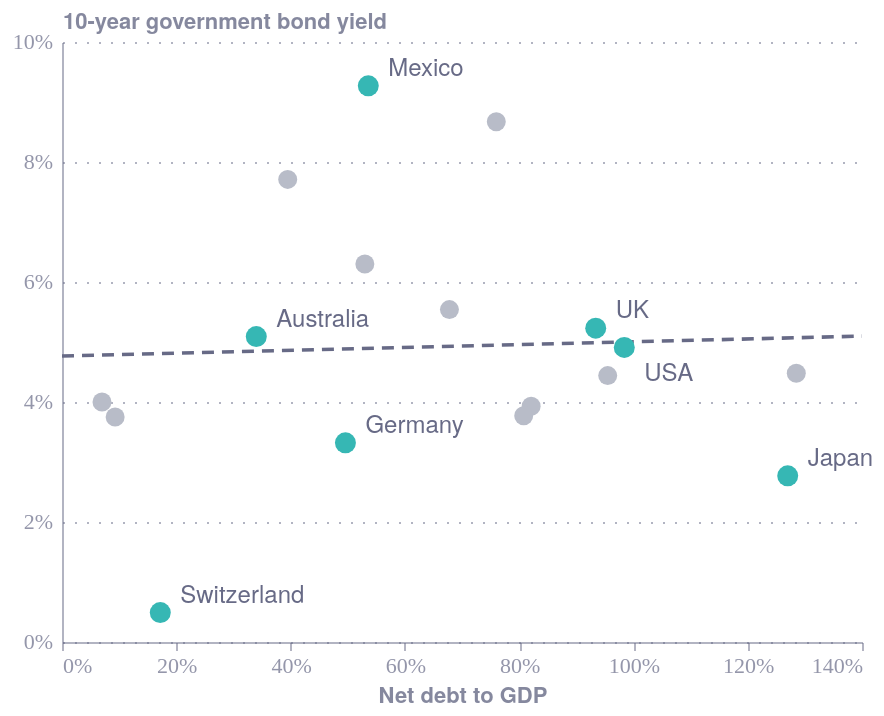

The notebook cell saved with this chart:
### Code cell
import pandas as pd
import altair as alt
from scipy import stats
from ecostyles import EcoStyles

styles = EcoStyles(); styles.register_and_enable_theme()

NAME = "debt_and_bond_yields_2026"   # new name so the original debt_and_bond_yields files aren't overwritten
HIGHLIGHT = ["USA", "GBR", "JPN", "DEU", "AUS", "CHE", "MEX"]
NAMES = {"USA": "United States", "GBR": "UK", "JPN": "Japan", "DEU": "Germany", "AUS": "Australia",
         "CHE": "Switzerland", "MEX": "Mexico", "FRA": "France", "ITA": "Italy", "CAN": "Canada",
         "KOR": "South Korea", "IDN": "Indonesia", "ZAF": "South Africa", "ESP": "Spain", "BEL": "Belgium",
         "PRT": "Portugal", "NLD": "Netherlands", "CZE": "Czechia", "POL": "Poland", "HUN": "Hungary",
         "IRL": "Ireland", "AUT": "Austria"}
SHORT = {"USA": "USA", "GBR": "UK", "JPN": "Japan", "DEU": "Germany", "AUS": "Australia",
         "CHE": "Switzerland", "MEX": "Mexico"}                      # chart labels for the highlighted economies

# ---- 1. Net debt: IMF WEO, 2026 (general government net debt, % of GDP) ----
net_debt = {
    "USA": 98.4,  "GBR": 93.4,  "JPN": 127.0, "DEU": 49.6,  "AUS": 34.0,  "CHE": 17.2,
    "MEX": 53.6,  "FRA": 111.3, "ITA": 128.5, "CAN": 9.3,   "KOR": 7.0,   "IDN": 39.5,
    "ZAF": 76.0,  "ESP": 82.1,  "BEL": 95.5,  "PRT": 80.8,  "NLD": 37.4,  "CZE": 31.3,
    "POL": 53.0,  "HUN": 67.8,  "IRL": 22.5,  "AUT": 65.3,
}
debt = (pd.Series(net_debt, name="net_debt_gdp")
        .rename_axis("iso3").reset_index())

# ---- 2. Yields: LSEG, 10-year benchmark, 3 Nov 2026 ----
yld = pd.Series({
    "USA": 4.91, "GBR": 5.23, "JPN": 2.77, "DEU": 3.32, "AUS": 5.09, "CHE": 0.49,
    "MEX": 9.27, "FRA": None, "ITA": 4.48, "CAN": 3.75, "KOR": 4.00, "IDN": 7.71,
    "ZAF": 8.67, "ESP": 3.93, "BEL": 4.44, "PRT": 3.77, "NLD": None, "CZE": None,
    "POL": 6.30, "HUN": 5.54, "IRL": None, "AUT": None,   # fill the five None values
}, name="yield_10y").rename_axis("iso3").reset_index()

df = yld.merge(debt, on="iso3", how="left")
missing = df[df["yield_10y"].isna() | df["net_debt_gdp"].isna()]
if len(missing):
    print("Dropped for now (missing yield or net debt):", missing["iso3"].tolist())
df = df.dropna(subset=["net_debt_gdp", "yield_10y"]).copy()
df["country"] = df["iso3"].map(NAMES)
n = len(df)

# ---- 3. Regression: kept for the dashed line and for the text under the chart, not drawn on the chart ----
def ols(d):
    r = stats.linregress(d["net_debt_gdp"], d["yield_10y"])
    return r, r.rvalue ** 2

res, r2 = ols(df)
res_xj, r2_xj = ols(df[df["iso3"] != "JPN"])
print(f"All:             n={n}  R2={r2:.2f}  slope={res.slope:.3f}  p={res.pvalue:.2f}")
print(f"Excluding Japan: n={n-1}  R2={r2_xj:.2f}  slope={res_xj.slope:.3f}  p={res_xj.pvalue:.2f}")

fit = pd.DataFrame({"net_debt_gdp": [0.0, 140.0]})
fit["fit"] = res.intercept + res.slope * fit["net_debt_gdp"]

# One frame per layer, only the columns it needs
cols = ["net_debt_gdp", "yield_10y", "country"]
focus_df = df[df["iso3"].isin(HIGHLIGHT)][cols].assign(label=lambda t: df.loc[t.index, "iso3"].map(SHORT)).reset_index(drop=True)
focus_df["group"] = "focus"
others_df = df[~df["iso3"].isin(HIGHLIGHT)][cols].reset_index(drop=True)

# ---- 4. Chart ----
GREY = "#B8BCC8"      # the one explicit colour: the other economies are context, the theme palette has no grey
x = alt.X("net_debt_gdp:Q", title="Net debt to GDP", scale=alt.Scale(domain=[0, 140], nice=False),
          axis=alt.Axis(values=[0, 20, 40, 60, 80, 100, 120, 140], labelExpr="datum.value + '%'", grid=False))
def yenc(field):       # same title, scale and axis in every layer so Altair merges them into one axis
    return alt.Y(f"{field}:Q", title="10-year government bond yield", scale=alt.Scale(domain=[0, 10], nice=False),
                 axis=alt.Axis(values=[0, 2, 4, 6, 8, 10], labelExpr="datum.value + '%'"))
y = yenc("yield_10y")
tip = [alt.Tooltip("country:N", title="Economy"),
       alt.Tooltip("net_debt_gdp:Q", format=".0f", title="Net debt (% of GDP)"),
       alt.Tooltip("yield_10y:Q", format=".2f", title="10-year yield (%)")]

fit_line = alt.Chart(fit).mark_line(strokeDash=[6, 4], strokeWidth=1.8, color="#676A86").encode(
    x=x, y=yenc("fit"))

others = alt.Chart(others_df).mark_circle(size=90, opacity=1, color=GREY).encode(x=x, y=y, tooltip=tip)

focus = alt.Chart(focus_df).mark_circle(size=110, opacity=1).encode(
    x=x, y=y, color=alt.Color("group:N", legend=None), tooltip=tip)                      # theme palette

def label_layer(sub, dy):
    return alt.Chart(sub).mark_text(align="left", baseline="middle", dx=10, dy=dy, fontSize=12, color="#676A86").encode(
        x=x, y=y, text="label:N")
BELOW = ["USA"]                                                   # labels placed under the point
labels = label_layer(focus_df[~focus_df["label"].isin(BELOW)], -9) + label_layer(focus_df[focus_df["label"].isin(BELOW)], 13)

caption = alt.Title(
    text="Source: IMF, World Economic Outlook (general government net debt, 2026); LSEG (10-year benchmark yields, 3 November 2026)",
    subtitle=["Net debt to GDP against 10-year government bond yields, selected economies. Dashed line = linear trend across all economies shown."],
    orient="bottom", anchor="start", fontSize=11, subtitleFontSize=10,
    color="#676A86", subtitleColor="#676A86", dy=12)

chart = alt.layer(fit_line, others, focus, labels).properties(width=400, height=300).configure(
    background="white", font="Circular Std, Helvetica Neue, Helvetica, Arial, sans-serif").configure_view(
    fill="transparent", stroke="transparent")

styles.save(chart, path=".", name=NAME, svg=True)
chart.save(f"{NAME}.png", scale_factor=2)
chart.save(f"{NAME}.html")
chart

### Figure 1 — Vega-Lite specification as saved in the notebook (floating-point values rounded to 4 significant figures)
{"config": {"font": "Circular Std, Helvetica Neue, Helvetica, Arial, sans-serif", "text": {"color": "#676A86", "align": "left", "baseline": "middle", "dx": 7, "dy": 0, "fontSize": 11}, "view": {"stroke": "transparent", "continuousWidth": 400, "continuousHeight": 300, "discreteWidth": 400, "discreteHeight": 300, "fill": "transparent"}, "range": {"category": ["#36B7B4", "#E6224B", "#F4C245", "#0063AF", "#00A767", "#179FDB", "#EB5C2E"], "diverging": ["#E6224B", "#E54753", "#C9C9C9", "#179FDB", "#122B39"], "heatmap": ["#C9C9C9", "#179FDB", "#0063AF", "#122B39"], "ordinal": ["#00A767", "#36B7B4", "#179FDB", "#0063AF", "#243B5A"]}, "bar": {"color": "#179fdb"}, "line": {"color": "#e6224b"}, "rule": {"color": "#676A86"}, "area": {"opacity": 0.3}, "point": {"filled": true, "size": 80, "color": "#e6224b", "opacity": 0.95}, "geoshape": {"stroke": "white", "strokeWidth": 0.3}, "rect": {"fill": "#d6d4d4", "opacity": 0.3}, "axis": {"labelColor": "#676A86", "labelFontSize": 11, "labelFont": "Circular Std", "labelOpacity": 0.7, "tickColor": "#676A86", "tickOpacity": 0.5, "domainColor": "#676A86", "domainOpacity": 0.5, "gridColor": "#676A86", "gridDash": [2, 2], "gridOpacity": 0.5, "title": null, "titleColor": "#676A86", "titleOpacity": 0.8, "tickSize": 4}, "axisXDiscrete": {"grid": false, "labelAngle": 0, "tickCount": 10, "tickOpacity": 0.5, "title": null}, "axisYDiscrete": {"ticks": false, "labelPadding": 5}, "axisXTemporal": {"grid": false, "ticks": true}, "axisXQuantitative": {"grid": true}, "axisYQuantitative": {"gridColor": "#676A86", "gridDash": [1, 5], "gridOpacity": 0.5, "ticks": false, "labelPadding": 5, "tickCount": 8, "titleAngle": 0, "titleAlign": "left", "titleBaseline": "bottom", "titleX": 0, "titleY": -5}, "title": {"color": "#676A86E6", "subtitleColor": "#676A86", "font": "Circular Std", "subtitleFont": "Circular Std", "anchor": "start", "fontSize": 14, "subtitleFontSize": 12, "subtitlePadding": 4, "offset": 0, "frame": "group"}, "legend": {"titleColor": "#122b39", "title": null, "labelColor": "#122b39", "labelFontSize": 11}, "background": "white"}, "layer": [{"data": {"name": "data-8083ae706d5084df5a6389e74f02eec0"}, "mark": {"type": "line", "color": "#676A86", "strokeDash": [6, 4], "strokeWidth": 1.8}, "encoding": {"x": {"axis": {"grid": false, "labelExpr": "datum.value + '%'", "values": [0, 20, 40, 60, 80, 100, 120, 140]}, "field": "net_debt_gdp", "scale": {"domain": [0, 140], "nice": false}, "title": "Net debt to GDP", "type": "quantitative"}, "y": {"axis": {"labelExpr": "datum.value + '%'", "values": [0, 2, 4, 6, 8, 10]}, "field": "fit", "scale": {"domain": [0, 10], "nice": false}, "title": "10-year government bond yield", "type": "quantitative"}}}, {"data": {"name": "data-b47b5c158e3f0affc18d3619171970a4"}, "mark": {"type": "circle", "color": "#B8BCC8", "opacity": 1, "size": 90}, "encoding": {"tooltip": [{"field": "country", "title": "Economy", "type": "nominal"}, {"field": "net_debt_gdp", "format": ".0f", "title": "Net debt (% of GDP)", "type": "quantitative"}, {"field": "yield_10y", "format": ".2f", "title": "10-year yield (%)", "type": "quantitative"}], "x": {"axis": {"grid": false, "labelExpr": "datum.value + '%'", "values": [0, 20, 40, 60, 80, 100, 120, 140]}, "field": "net_debt_gdp", "scale": {"domain": [0, 140], "nice": false}, "title": "Net debt to GDP", "type": "quantitative"}, "y": {"axis": {"labelExpr": "datum.value + '%'", "values": [0, 2, 4, 6, 8, 10]}, "field": "yield_10y", "scale": {"domain": [0, 10], "nice": false}, "title": "10-year government bond yield", "type": "quantitative"}}}, {"data": {"name": "data-be372c7c1a4327e7238b5f3951b50213"}, "mark": {"type": "circle", "opacity": 1, "size": 110}, "encoding": {"color": {"field": "group", "legend": null, "type": "nominal"}, "tooltip": [{"field": "country", "title": "Economy", "type": "nominal"}, {"field": "net_debt_gdp", "format": ".0f", "title": "Net debt (% of GDP)", "type": "quantitative"}, {"field": "yield_10y", "format": ".2f", "title": "10-year yield (%)", "type": "quantitative"}], "x": {"axis": {"grid": false, "labelExpr": "datum.value + '%'", "values": [0, 20, 40, 60, 80, 100, 120, 140]}, "field": "net_debt_gdp", "scale": {"domain": [0, 140], "nice": false}, "title": "Net debt to GDP", "type": "quantitative"}, "y": {"axis": {"labelExpr": "datum.value + '%'", "values": [0, 2, 4, 6, 8, 10]}, "field": "yield_10y", "scale": {"domain": [0, 10], "nice": false}, "title": "10-year government bond yield", "type": "quantitative"}}}, {"layer": [{"data": {"name": "data-03dc2248444354cd74306319d2abad88"}, "mark": {"type": "text", "align": "left", "baseline": "middle", "color": "#676A86", "dx": 10, "dy": -9, "fontSize": 12}, "encoding": {"text": {"field": "label", "type": "nominal"}, "x": {"axis": {"grid": false, "labelExpr": "datum.value + '%'", "values": [0, 20, 40, 60, 80, 100, 120, 140]}, "field": "net_debt_gdp", "scale": {"domain": [0, 140], "nice": false}, "title": "Net debt to GDP", "type": "quantitative"}, "y": {"axis": {"labelExpr": "datum.value + '%'", "values": [0, 2, 4, 6, 8, 10]}, "field": "yield_10y", "scale": {"domain": [0, 10], "nice": false}, "title": "10-year government bond yield", "type": "quantitative"}}}, {"data": {"name": "data-22adf7d5a78068ea1838855c3482f5e3"}, "mark": {"type": "text", "align": "left", "baseline": "middle", "color": "#676A86", "dx": 10, "dy": 13, "fontSize": 12}, "encoding": {"text": {"field": "label", "type": "nominal"}, "x": {"axis": {"grid": false, "labelExpr": "datum.value + '%'", "values": [0, 20, 40, 60, 80, 100, 120, 140]}, "field": "net_debt_gdp", "scale": {"domain": [0, 140], "nice": false}, "title": "Net debt to GDP", "type": "quantitative"}, "y": {"axis": {"labelExpr": "datum.value + '%'", "values": [0, 2, 4, 6, 8, 10]}, "field": "yield_10y", "scale": {"domain": [0, 10], "nice": false}, "title": "10-year government bond yield", "type": "quantitative"}}}]}], "height": 300, "width": 400, "$schema": "https://vega.github.io/schema/vega-lite/v6.4.1.json", "datasets": {"data-8083ae706d5084df5a6389e74f02eec0": [{"net_debt_gdp": 0.0, "fit": 4.767}, {"net_debt_gdp": 140.0, "fit": 5.099}], "data-b47b5c158e3f0affc18d3619171970a4": [{"net_debt_gdp": 128.5, "yield_10y": 4.48, "country": "Italy"}, {"net_debt_gdp": 9.3, "yield_10y": 3.75, "country": "Canada"}, {"net_debt_gdp": 7.0, "yield_10y": 4.0, "country": "South Korea"}, {"net_debt_gdp": 39.5, "yield_10y": 7.71, "country": "Indonesia"}, {"net_debt_gdp": 76.0, "yield_10y": 8.67, "country": "South Africa"}, {"net_debt_gdp": 82.1, "yield_10y": 3.93, "country": "Spain"}, {"net_debt_gdp": 95.5, "yield_10y": 4.44, "country": "Belgium"}, {"net_debt_gdp": 80.8, "yield_10y": 3.77, "country": "Portugal"}, {"net_debt_gdp": 53.0, "yield_10y": 6.3, "country": "Poland"}, {"net_debt_gdp": 67.8, "yield_10y": 5.54, "country": "Hungary"}], "data-be372c7c1a4327e7238b5f3951b50213": [{"net_debt_gdp": 98.4, "yield_10y": 4.91, "country": "United States", "label": "USA", "group": "focus"}, {"net_debt_gdp": 93.4, "yield_10y": 5.23, "country": "UK", "label": "UK", "group": "focus"}, {"net_debt_gdp": 127.0, "yield_10y": 2.77, "country": "Japan", "label": "Japan", "group": "focus"}, {"net_debt_gdp": 49.6, "yield_10y": 3.32, "country": "Germany", "label": "Germany", "group": "focus"}, {"net_debt_gdp": 34.0, "yield_10y": 5.09, "country": "Australia", "label": "Australia", "group": "focus"}, {"net_debt_gdp": 17.2, "yield_10y": 0.49, "country": "Switzerland", "label": "Switzerland", "group": "focus"}, {"net_debt_gdp": 53.6, "yield_10y": 9.27, "country": "Mexico", "label": "Mexico", "group": "focus"}], "data-03dc2248444354cd74306319d2abad88": [{"net_debt_gdp": 93.4, "yield_10y": 5.23, "country": "UK", "label": "UK", "group": "focus"}, {"net_debt_gdp": 127.0, "yield_10y": 2.77, "country": "Japan", "label": "Japan", "group": "focus"}, {"net_debt_gdp": 49.6, "yield_10y": 3.32, "country": "Germany", "label": "Germany", "group": "focus"}, {"net_debt_gdp": 34.0, "yield_10y": 5.09, "country": "Australia", "label": "Australia", "group": "focus"}, {"net_debt_gdp": 17.2, "yield_10y": 0.49, "country": "Switzerland", "label": "Switzerland", "group": "focus"}, {"net_debt_gdp": 53.6, "yield_10y": 9.27, "country": "Mexico", "label": "Mexico", "group": "focus"}], "data-22adf7d5a78068ea1838855c3482f5e3": [{"net_debt_gdp": 98.4, "yield_10y": 4.91, "country": "United States", "label": "USA", "group": "focus"}]}}
